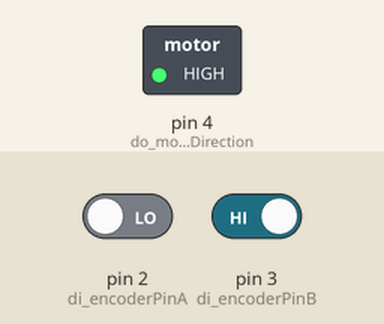
Recording of a sketch running on a simulated Arduino Uno, built with avr-gcc and run on an emulated ATmega328P. Shown: switched loads named in the sketch (green lamp = pin HIGH). The inputs (shaded band) are chosen by the test bench; at power-on: pin 2 (di_encoderPinA) LOW, pin 3 (di_encoderPinB) HIGH. What the sketch prints to the serial monitor is not drawn.

Above: at 0.1 s.
Timing chart, 0 to 1.6 s (numbered marks = the images above):
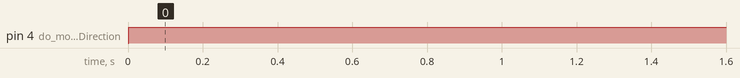

Measured:
- by itself, pin 4 (do_motorDirection): LOW → HIGH at 0.00 s

The sketch:

pid_Controller.ino
```cpp
#define di_encoderPinA 2
#define di_encoderPinB 3
#define do_motorDirection 4
#define do_pwm 9

const double ENCODER_TO_DEGREE = ((double)360 / 34608);
const int MULTIPLICATION_FACTOR = 10;

long encoderValue = 0;
int pwm_motorDirection;

// PDI controller data
double const SAMPLE_TIME = 0.05; // s
double const UPPER_SATURATION_LIMIT = 255;
double const LOWER_SATURATION_LIMIT = -255;
double P = -88.6551165175934;
double I = -233.477221663654;
double D = -5.18336719848569;
double N = 31.522805349829;

double pid_sollValue = -45; // deg

double pid_error;
double pid_istValue = 0;
double p_term = 0;
double i_term = 0;
double d_term = 0;
double preSat = 0;
double pid_output = 0;
double d_filter = 0;

void setup()
{
	// Configure serial interface
	Serial.begin(9600);

	// Define I/Os
	pinMode(di_encoderPinA, INPUT);
	pinMode(di_encoderPinB, INPUT);
	pinMode(do_motorDirection, OUTPUT);

	// Attach interrupt for encoder
	attachInterrupt(digitalPinToInterrupt(di_encoderPinA), doEncoderA, CHANGE);
	attachInterrupt(digitalPinToInterrupt(di_encoderPinB), doEncoderB, CHANGE);
}

void loop()
{

	// Convert encoder value to degree
	pid_istValue = encoderValue*ENCODER_TO_DEGREE;

	// Calculate error term (soll - ist)
	pid_error = pid_istValue - pid_sollValue;
	Serial.print("pid_sollValue: ");
	Serial.println(pid_sollValue);

	// Calculate output for motor
	pid_output = pidController(pid_error);
	Serial.print("pid_output: ");
	Serial.println(pid_output);

	// Configure direction value for motor
	// Direction input: when DIR is high (negative) current will flow from OUTA to OUTB, when it is low current will flow from OUTB to OUTA (positive).
	if (pid_output < 0) {
		digitalWrite(do_motorDirection, HIGH);
		pid_output = pid_output*(-1);
	}
	else digitalWrite(do_motorDirection, LOW);

	// Rotate motor
	//analogWrite(do_pwm, (int)pid_output);

	delay(SAMPLE_TIME*1000);
}

double pidController(double error) {

	// Calculate p term
	p_term = P * error;

	// Calculate i term with clamping (anti windup)
	if (clamp(preSat, error)) i_term = i_term + 0;
	else i_term = i_term + (error*SAMPLE_TIME);
	i_term = i_term*I;

	// Calculate d term with filtered derivative
	d_term = (D * error - d_filter) * N;

	// Summarize the p,i,d terms
	preSat = p_term + i_term + d_term;

	// Saturate output for max / min 255 / -255
	if (preSat > 255) pid_output = 255;
	else if (preSat < -255) pid_output = -255;
	else pid_output = preSat;

	d_filter = d_filter + d_term*SAMPLE_TIME;
}

bool clamp(double preSat, double preIntegrator) {

	double deadZone_out = 0;
	int signDeltaU = 0;
	int signPreIntegrator = 0;

	// Check if the presat value is inside the deadzone
	if ((preSat <= UPPER_SATURATION_LIMIT) & (preSat >= LOWER_SATURATION_LIMIT)) deadZone_out = 0;
	else {
		if ((preSat > UPPER_SATURATION_LIMIT)) deadZone_out = preSat - UPPER_SATURATION_LIMIT;
		else if((preSat < LOWER_SATURATION_LIMIT)) deadZone_out = preSat - LOWER_SATURATION_LIMIT;
	}

	// Calculate sign delta u
	if (deadZone_out > 0) signDeltaU = 1;
	else if (deadZone_out == 0) signDeltaU = 0;
	else if(deadZone_out < 0) signDeltaU = -1;

	// Calculate sign pre integrator
	if (preIntegrator > 0) signPreIntegrator = 1;
	else if (preIntegrator == 0) signPreIntegrator = 0;
	else if (preIntegrator < 0) signPreIntegrator = -1;

	// Return true if both signs equal and the preSat outside the dead zone
	if ((signDeltaU == signPreIntegrator) & (deadZone_out != 0)) return true;
}

void doEncoderA() {

	// look for a low-to-high on channel A
	if (digitalRead(di_encoderPinA) == HIGH) {
		// check channel B to see which way encoder is turning
		if (digitalRead(di_encoderPinB) == LOW) {
			encoderValue = encoderValue + 1;         // CW
		}
		else {
			encoderValue = encoderValue - 1;         // CCW
		}
	}
	else   // must be a high-to-low edge on channel A
	{
		// check channel B to see which way encoder is turning
		if (digitalRead(di_encoderPinB) == HIGH) {
			encoderValue = encoderValue + 1;          // CW
		}
		else {
			encoderValue = encoderValue - 1;          // CCW
		}
	}
}

void doEncoderB() {

	// look for a low-to-high on channel B
	if (digitalRead(di_encoderPinB) == HIGH) {
		// check channel A to see which way encoder is turning
		if (digitalRead(di_encoderPinA) == HIGH) {
			encoderValue = encoderValue + 1;         // CW
		}
		else {
			encoderValue = encoderValue - 1;         // CCW
		}
	}
	// Look for a high-to-low on channel B
	else {
		// check channel B to see which way encoder is turning
		if (digitalRead(di_encoderPinA) == LOW) {
			encoderValue = encoderValue + 1;          // CW
		}
		else {
			encoderValue = encoderValue - 1;          // CCW
		}
	}
}
```
